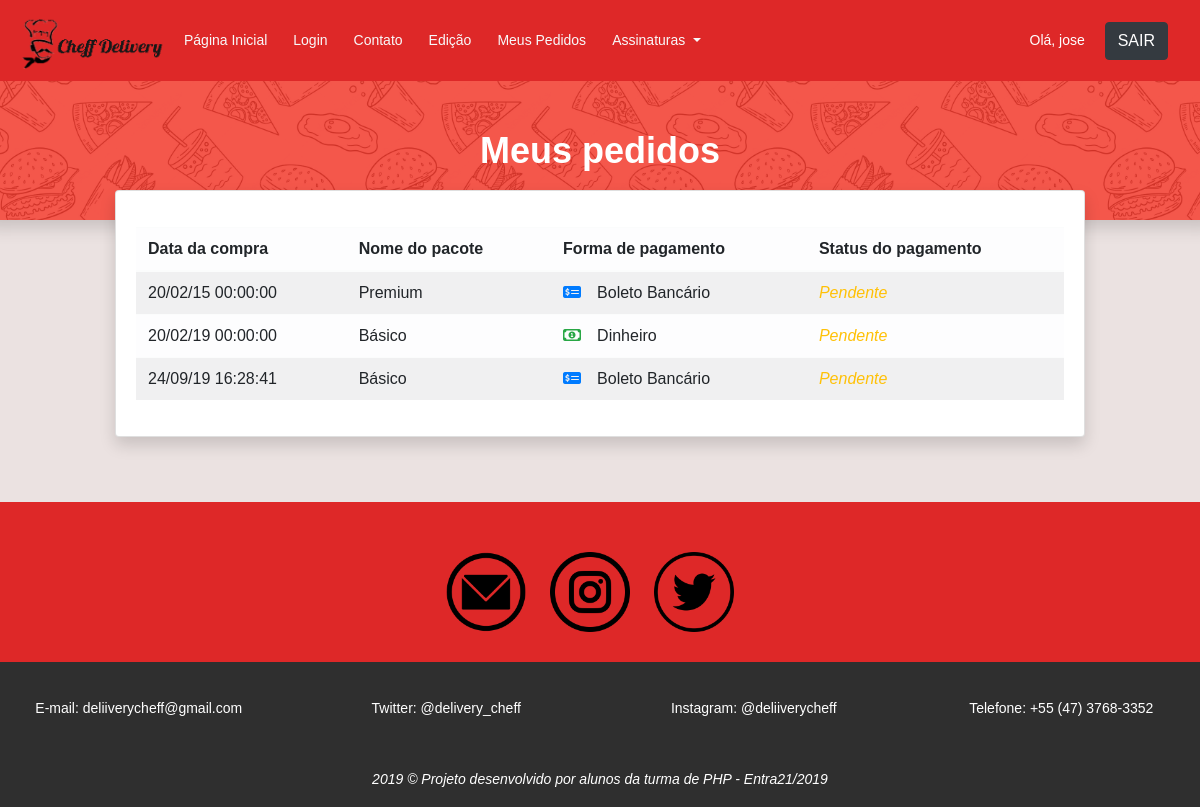
/meuspedidos.php (signed in), run on the app's committed database.
### tables this page shows
CREATE TABLE `finalizacao` (
  `id` int(11) NOT NULL,
  `id_usuario` int(11) NOT NULL,
  `id_pacote` int(11) NOT NULL,
  `forma_pagamento` enum('dinheiro','boleto_bancario','cartao_credito','cartao_debito') NOT NULL,
  `status_pagamento` enum('pendente','pago','atrasado') NOT NULL,
  `data_compra` varchar(255) NOT NULL
);

CREATE TABLE `pacotes` (
  `id` int(11) NOT NULL,
  `nome_pacote` varchar(255) NOT NULL,
  `nome_imagem` varchar(255) NOT NULL,
  `descricao_pacote` varchar(255) NOT NULL,
  `preco_pacote` varchar(255) NOT NULL,
  `quantidade_cafe` int(11) NOT NULL,
  `quantidade_almoco` int(11) NOT NULL,
  `quantidade_jantar` int(11) NOT NULL
);

### meuspedidos.php (the view, shortened to what this page needs)
 <?php
 require_once"include/conexao.php";
 $lista = "SELECT * FROM finalizacao
 JOIN pacotes p ON p.id = finalizacao.id_pacote
 WHERE id_usuario = {$_SESSION['id_usuario']}
 ";
 $queryFinalizacao = mysqli_query($con, $lista);
 $lista = mysqli_fetch_all($queryFinalizacao, MYSQLI_ASSOC);
 ?>
 <!DOCTYPE html>
 <html lang="pt-br">
 <head>
 	<link rel="stylesheet" href="https://stackpath.bootstrapcdn.com/bootstrap/4.3.1/css/bootstrap.min.css">
 	<link rel="stylesheet" type="text/css" href="media/css/estilos.css">
 	<link rel="stylesheet" href="media/css/main.css">
 </head>
 <body style="background-color: rgb(235, 226, 225);">
 	<?php
 	require_once "header.php";
 	?>
 	<div class="row">
 		<div class="shadow " style="  background-color: #f2392c ;background-image: url('media/images/food-pattern.png');min-height: 100px; min-width: 100%; background-size: 30%; background-position: center 1050px;">
 			<h1 class="text-white mb-5 text-center mt-5">Meus pedidos</h1>
 		</div>
 	</div>
 <div class="col-10 col-md-10 mt-5 offset-md- offset-1" style="margin-top: -30px !important;">
 	<div class="card shadow" style="margin-right: auto; margin-left: auto;">
 		<div class="card-body" >
 			<table class="table table-light col-md-12 mt-3 table-striped table-hover">
 				<thead>
 					<tr>
 						<th scope="col">Data da compra</th>
 						<th scope="col">Nome do pacote</th>
 						<th scope="col">Forma de pagamento</th>
 						<th scope="col">Status do pagamento</th>
 					</tr>
 				</thead>
 				<tbody>
 					<?php foreach ($lista as $item) { ?>
 						<tr>
 							<td><?php echo date_format(date_create($item['data_compra']), 'd/m/y H:i:s'); ?></td>
 							<td><?=utf8_encode($item['nome_pacote'])?></td>
 							<td>
 								<?php switch ($item['forma_pagamento']) {
 									case "dinheiro":
 									echo '<i class="far fa-money-bill-alt text-success mr-3"></i>';
 									echo "Dinheiro";
 									break;
 									case "boleto_bancario":
 									echo '<i class="fas fa-money-check-alt text-primary mr-3"></i>';
 									echo "Boleto Bancário";
 									break;
 								}
 								?>
 							</td>
 							<td>
 								<?php switch ($item['status_pagamento']) {
 									case "pendente":
 									echo "<span class='text-warning font-italic'>Pendente</span>";
 									break;
 								}
 								?>
 							</td>
 						</tr>
 					<?php } ?>
 				</tbody>
 			</table>
 		</div>
 	</div>
 </div>
 <?php
 require_once "footer.php";
 ?>
</body>
</html>

### media/css/estilos.css (style rules this page uses)
* { font-family: arial; }

### media/css/main.css (style rules this page uses)
body { color:#777;font-family:"Poppins",sans-serif;font-size:14px;font-weight:300;line-height:1.625em;position:relative }
h1,h2,h3,h4,h5,h6 { font-family:"Poppins",sans-serif;color:#222;line-height:1.2em !important;margin-bottom:0;margin-top:0;font-weight:600 }
h1,.h1 { font-size:36px }
td,th { border-radius:0px }
.mb-5 { margin-bottom:5px }
.text-white { color:#fff }
.text-center { text-align:center }
h1 { font-size:36px }
h1,h2,h3,h4,h5,h6 { line-height:1.5em }

### data on the page
finalizacao: data_compra "20/02/15 00:00:00", id_pacote.nome_pacote "Premium", forma_pagamento "boleto_bancario" (drawn), status_pagamento "Pendente"
finalizacao: data_compra "20/02/19 00:00:00", id_pacote.nome_pacote "Básico", forma_pagamento "dinheiro" (drawn), status_pagamento "Pendente"
finalizacao: data_compra "24/09/19 16:28:41", id_pacote.nome_pacote "Básico", forma_pagamento "boleto_bancario" (drawn), status_pagamento "Pendente"

### other printed values
$_SESSION['nome_usuario'] "jose"
